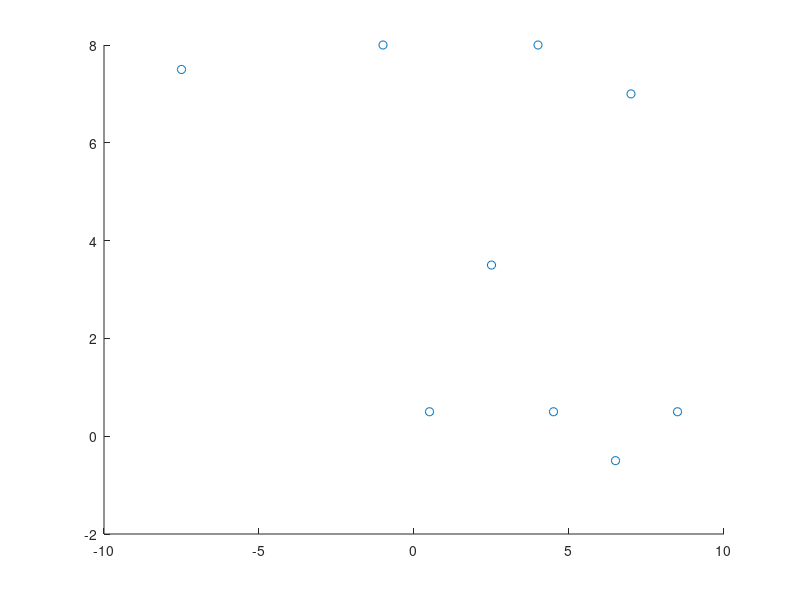

Here is the MATLAB script that generated this plot: (Note: this script raises an error after producing the figure.)
clear all;
close all;

%Initial beliefs
mu_t1 = [0; 0; 0];
sigma_t1 = [0.05, 0, 0; 0, 0.05, 0; 0, 0, 0.01];

%input
d = 2; %meter
alpha = 0; %rad

range = 5; %m (range)
bearing = pi/2; %rad
resolution = 0.1; %rad
numberofmeasurements = int8(bearing/resolution);

er = 0.001;
ep = 0.001;
es = 0.001;

landmark = [];
landmark = [landmark; 0.5, 0.5];
landmark = [landmark; 2.5, 3.5];
landmark = [landmark; 4.5, 0.5];
landmark = [landmark; 6.5, -0.5];
landmark = [landmark; 8.5, 0.5];
landmark = [landmark; -1, 8];
landmark = [landmark; 7, 7];
landmark = [landmark; -7.5, 7.5];
landmark = [landmark; 4, 8];
signature = 1:length(landmark(:,1));

hold on;
scatter(landmark(:, 1), landmark(:, 2), 'black')
for i = 1:20
    
    [mu_t, sigma_t] = ekf_prediction(mu_t1, sigma_t1, d, alpha);
    
    for j = 1:length(signature)
        
        [r, phi, sign] = measurement_feature(landmark(j, 1), landmark(j, 2), signature(j), mu_t(1), mu_t(2), mu_t(3), er, ep, es);
        
        if r <= range && phi <= bearing/2 && phi >= -bearing/2
            
            [mu_t, sigma_t] = ekf_correction(mu_t, sigma_t, landmark(j, 1), landmark(j, 2), signature(j), r, phi, sign, er, ep, es);
            
            z_x = mu_t(1) + r*cos(mu_t(3) + phi);
            z_y = mu_t(2) + r*sin(mu_t(3) + phi);
            scatter(z_x, z_y, '.',  'green')
            scatter(mu_t(1), mu_t(2), '.',  'red')
            break;
        end
    end
    
    mu_t_reduced = [mu_t(1); mu_t(2)];
    sigma_t_reduced = [sigma_t(1, 1), sigma_t(1, 2);
                       sigma_t(2, 1), sigma_t(2, 2)];
    [a, b] = uncertainty_ellipse(mu_t_reduced, sigma_t_reduced);
    
    plot(a, b);
    mu_t1 = mu_t;
    sigma_t1 = sigma_t;
    
    if i == 3 || i == 7 %|| i == 15 || i == 19
        alpha = pi/2;
    else
        alpha = 0;
    end
end

